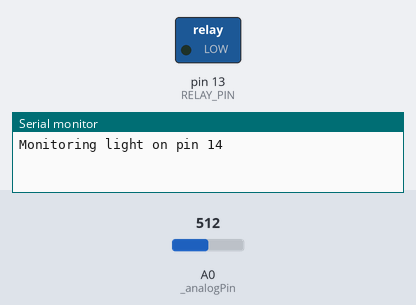
Recording of a sketch running on a simulated Arduino Uno, built with avr-gcc and run on an emulated ATmega328P. Parts: switched loads named in the sketch (green lamp = pin HIGH), the last lines printed to the serial monitor. The test bench sets the inputs (shaded band); at power-on: A0 (_analogPin) = 512.

Above: at 1.2 s.
1.3 s: A0 (_analogPin) set to 12
2.8 s: A0 (_analogPin) set to 9
At 3.6 s:
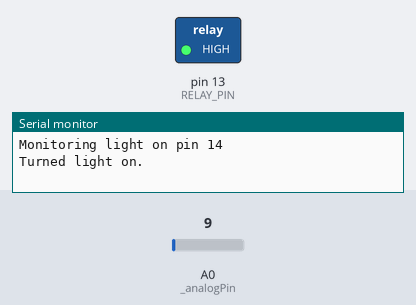
Timing chart, 0 to 5.8 s (numbered marks = the images above; inputs shaded):
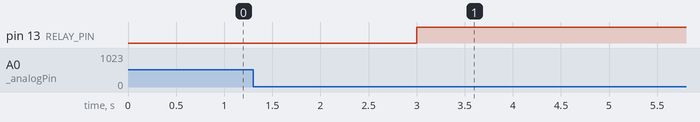

The sketch:

Night_Light.ino
```cpp
/*
  Night Light
  Measure the amount of light using a photoresistor and
  tuns the night light on when it is dark and off when
  thee is enough natural light detected.

  Daniel Porrey
  Snap Circuits - Night Light
  https://www.hackster.io/porrey/sc-nightlight

*/

// ***
// *** Specifies the pin on which the relay is connected.
// ***
#define RELAY_PIN 13

// ***
// *** The lower threshold value used to turn the light on.
// *** When the ADC vaue falls below this value the light
// *** is turned on.
// ***
#define ADC_THRESHOLD 10

// ***
// *** Specifies the pin on which the voltage is read.
// ***
int _analogPin = A0;

// ***
// *** Stores the last state of the relay pin
// ***
int _lastState = LOW;

// ***
// *** The setup function runs once when you press
// *** reset or power the board.
// ***
void setup()
{
  // ***
  // *** Setup the serial device
  // ***
  Serial.begin(115200);
  Serial.print("Monitoring light on pin ");
  Serial.print(A0);
  Serial.println();

  // ***
  // *** Set the relay pin up for output
  // ***
  pinMode(RELAY_PIN, OUTPUT);
}

// ***
// *** The loop function runs over
// *** and over again forever.
// ***
void loop()
{
  // ***
  // *** Read the value of the ADC.
  // ***
  int adc = analogRead(_analogPin);

  // ***
  // *** Check if the value is above our threshold. Above the
  // *** threshold means we have enough natural light and
  // *** should turn he night light off.
  // ***
  if (adc <= ADC_THRESHOLD)
  {
    // ***
    // *** Shut the light off
    // ***
    TurnLightOn();
  }
  else
  {
    // ***
    // *** Turn the light on
    // ***
    TurnLightOff();
  }

  // ***
  // *** Delay before taking the next reading.
  // ***
  delay(300);
}

// ***
// *** Turns the light on
// ***
void TurnLightOn()
{
  // ***
  // *** Check if the light is already on
  // ***
  if (_lastState != HIGH)
  {
    // ***
    // *** Write the event to the Serial device
    // ***
    Serial.println("Turned light on.");

    // ***
    // *** Set the RELAY_PIN to HIGH
    // ***
    digitalWrite(RELAY_PIN, HIGH);

    // ***
    // *** Save the last state
    // ***
    _lastState = HIGH;
  }
}

// ***
// *** Turns the light off
// ***
void TurnLightOff()
{
  // ***
  // *** Check if the light is already off
  // ***
  if (_lastState != LOW)
  {
    // ***
    // *** Write the event to the Serial device
    // ***
    Serial.println("Turned light off.");

    // ***
    // *** Set the RELAY_PIN to LOW
    // ***
    digitalWrite(RELAY_PIN, LOW);

    // ***
    // *** Save the last state
    // ***
    _lastState = LOW;
  }
}
```

Measured:
- the behaviour switches between 11 and 10 on A0 (_analogPin) (found by bisection; images 0 and 1)
- after the input at 1.3 s, every drawn part: stays the same
- after the input at 2.8 s, pin 13 (RELAY_PIN): LOW → HIGH after 0.20 s
